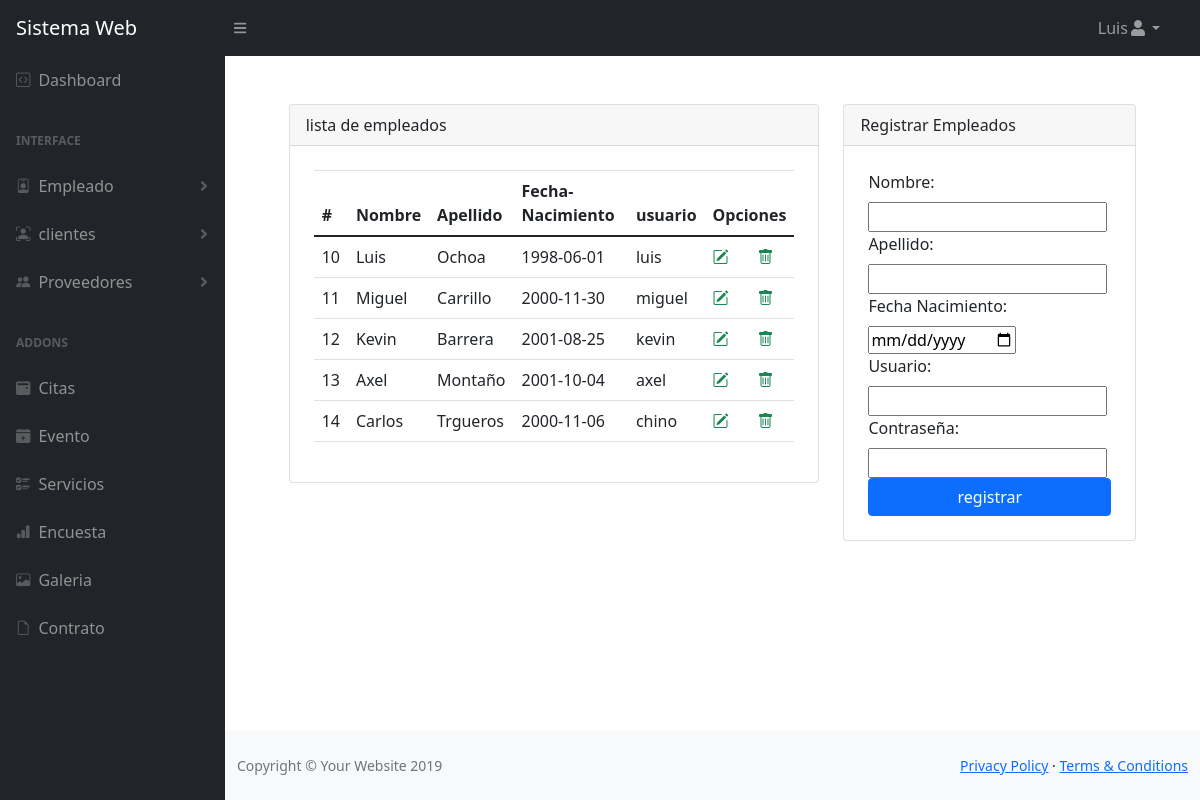
The app's page /Proyecto/sistema/empleado.php (signed in) with its own data.
### tables this page shows
CREATE TABLE `empleado` (
  `idEmpleado` int(11) NOT NULL,
  `nombre` varchar(100) NOT NULL,
  `apellido` varchar(100) NOT NULL,
  `fechaNacimiento` varchar(100) NOT NULL,
  `usuario` varchar(100) NOT NULL,
  `password` varchar(100) NOT NULL,
  `tipo_usuario` int(1) NOT NULL
);

### Proyecto/sistema/empleado.php (the view, shortened to what this page needs)
<?php require_once "vistas/parte_superior.php"  ?>
<div class="container">
    <?php
    include_once "./empleado/model/conecEmple.php";
    $sentencia = $bd->query("select * from empleado");
    $empleado = $sentencia->fetchAll(PDO::FETCH_OBJ);
    ?>
    <div class="container mt-5">
        <div class="row justify-content-center">
            <div class="col-md-7">
                <div class="card">
                    <div class="card-header">
                        lista de empleados
                    </div>
                    <div class="p-4">
                        <table class="table aling-middle">
                            <thead>
                                <tr>
                                    <th>#</th>
                                    <th scope="col">Nombre</th>
                                    <th scope="col">Apellido</th>
                                    <th scope="col">Fecha-Nacimiento</th>
                                    <th scope="col">usuario</th>
                                    <th scope="col" colspan="2">Opciones</th>
                                </tr>
                            </thead>
                            <tbody>
                                <?php
                                foreach ($empleado as $dato) {
                                ?>
                                    <tr>
                                        <td scope="row"><?php echo $dato->idEmpleado; ?></td>
                                        <td><?php echo $dato->nombre; ?></td>
                                        <td><?php echo $dato->apellido; ?></td>
                                        <td><?php echo $dato->fechaNacimiento; ?></td>
                                        <td><?php echo $dato->usuario; ?></td>
                                        <td><a class="text-success" href="./empleado/editar.php?idEmpleado=<?php echo $dato->idEmpleado; ?>"><i class="bi bi-pencil-square"></i></a></td>
                                        <td><a class="text-success" href="./empleado/eliminar.php?idEmpleado=<?php echo $dato->idEmpleado;?>" onclick="return confirm('Estas seguro que quieres eliminar este empleado?')"><i class="bi bi-trash"></i></a></td>
                                    </tr>
                                <?php
                                }
                                ?>
                            </tbody>
                        </table>
                    </div>
                </div>
            </div>
            <div class="col-md-4">
                <div class="card">
                    <div class="card-header">
                        Registrar Empleados
                    </div>
                    <form class="p-4" method="POST" action="empleado/registrar.php" onsubmit="return validarFormulario()">
                        <div class="mb3">
                            <label class="form-label">Nombre:</label>
                            <input type="text" class="form control" name="txtNombre" autofocus required>
                        </div>
                        <div class="mb3">
                            <label class="form-label">Apellido:</label>
                            <input type="text" class="form control" name="txtApellido" autofocus required>
                        </div>
                        <div class="mb3">
                            <label class="form-label">Fecha Nacimiento:</label>
                            <input type="date" class="form control" name="txtCumpleaños" id="txtCumpleaños" autofocus required>
                        </div>
                        <div class="mb3">
                            <label class="form-label">Usuario:</label>
                            <input type="text" class="form control" name="txtUsuario" autofocus required>
                        </div>
                        <div class="mb3">
                            <label class="form-label">Contraseña:</label>
                            <input type="text" class="form control" name="txtContraseña" autofocus required>
                        </div>
                        <div class="d-grid">
                            <input type="submit" class="btn btn-primary" value="registrar">
                        </div>
                    </form>
                </div>
            </div>
        </div>
    </div>
</div>
<?php require_once "vistas/parte_inferior.php"  ?>

### records on screen
empleado: idEmpleado "10", nombre "Luis", apellido "Ochoa", fechaNacimiento "1998-06-01", usuario "luis"
empleado: idEmpleado "11", nombre "Miguel", apellido "Carrillo", fechaNacimiento "2000-11-30", usuario "miguel"
empleado: idEmpleado "12", nombre "Kevin", apellido "Barrera", fechaNacimiento "2001-08-25", usuario "kevin"
empleado: idEmpleado "13", nombre "Axel", apellido "Montaño", fechaNacimiento "2001-10-04", usuario "axel"
empleado: idEmpleado "14", nombre "Carlos", apellido "Trgueros", fechaNacimiento "2000-11-06", usuario "chino"

### other values on screen
$nombre "Luis"
